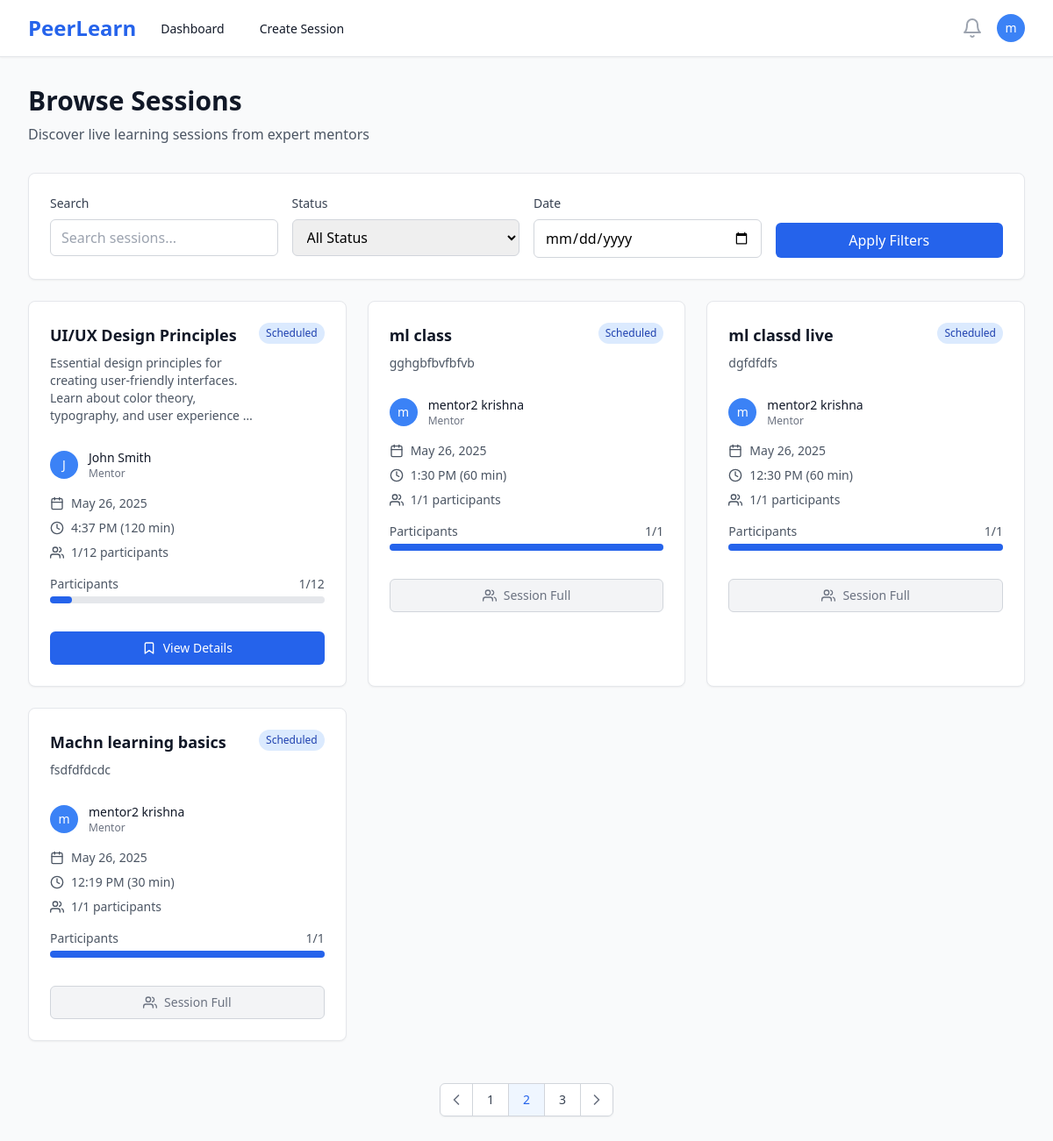
/sessions/ (signed in), run on the app's committed database.
### users/models.py (models this page shows, shortened)
class User(AbstractUser):
    ROLE_CHOICES = [
        ('mentor', 'Mentor'),
        ('learner', 'Learner'),
    ]
    id = models.UUIDField(primary_key=True, default=uuid.uuid4, editable=False)
    role = models.CharField(max_length=10, choices=ROLE_CHOICES, default='learner')
    bio = models.TextField(blank=True, null=True)
    skills = models.CharField(max_length=500, blank=True, help_text="Comma-separated skills for recommendation matching")
    expertise = models.CharField(max_length=100, blank=True, help_text="Primary domain/area of expertise")
    profile_image = models.ImageField(upload_to='profiles/', blank=True, null=True)
    created_at = models.DateTimeField(auto_now_add=True)
    updated_at = models.DateTimeField(auto_now=True)
    @property
    def is_mentor(self):
        return self.role == 'mentor'

### sessions/models.py (models this page shows, shortened)
class Session(models.Model):
    STATUS_CHOICES = [
        ('draft', 'Draft'),
        ('scheduled', 'Scheduled'),
        ('live', 'Live'),
        ('completed', 'Completed'),
        ('cancelled', 'Cancelled'),
    ]
    CATEGORY_CHOICES = [
        ('programming', 'Programming & Development'),
        ('data-science', 'Data Science & Analytics'),
        ('web-development', 'Web Development'),
        ('mobile-development', 'Mobile Development'),
        ('ai-ml', 'AI & Machine Learning'),
        ('design', 'UI/UX Design'),
        ('business', 'Business & Marketing'),
        ('language', 'Language Learning'),
        ('music', 'Music & Arts'),
        ('fitness', 'Health & Fitness'),
        ('other', 'Other'),
    ]
    id = models.UUIDField(primary_key=True, default=uuid.uuid4, editable=False)
    mentor = models.ForeignKey(User, on_delete=models.CASCADE, related_name='mentor_sessions')
    title = models.CharField(max_length=200)
    description = models.TextField()
    thumbnail = models.ImageField(upload_to='session_thumbnails/', blank=True, null=True, help_text="Session cover image")
    category = models.CharField(max_length=50, choices=CATEGORY_CHOICES, blank=True, help_text="Session category for recommendations")
    skills = models.TextField(blank=True, help_text="Comma-separated skills for ML matching")
    price = models.DecimalField(max_digits=8, decimal_places=2, null=True, blank=True, help_text="Price in INR, null for free sessions")
    schedule = models.DateTimeField()
    duration = models.IntegerField(help_text="Duration in minutes")
    max_participants = models.IntegerField(default=10)
    status = models.CharField(max_length=20, choices=STATUS_CHOICES, default='draft')
    created_at = models.DateTimeField(auto_now_add=True)
    updated_at = models.DateTimeField(auto_now=True)
    class Meta:
        ordering = ['-schedule']
    @property
    def current_participants(self):
        return self.bookings.filter(status='confirmed').count()
    @property
    def is_full(self):
        return self.current_participants >= self.max_participants

### sessions/views.py (the view)
# urls.py: path('', views.session_list, name='session_list'),
@login_required
def session_list(request):
    sessions = Session.objects.filter(
        status='scheduled',
        schedule__gt=timezone.now()
    ).select_related('mentor')
    return render(request, 'sessions/list.html', {'sessions': sessions})

### templates/sessions/list.html (shortened to what this page needs)
{% extends 'base.html' %}
{% block content %}
<div class="max-w-7xl mx-auto px-4 sm:px-6 lg:px-8 py-8">
    <div class="mb-8">
        <h1 class="text-3xl font-bold text-gray-900">Browse Sessions</h1>
        <p class="mt-2 text-gray-600">Discover live learning sessions from expert mentors</p>
    </div>
    <div class="bg-white rounded-lg shadow-sm border border-gray-200 p-6 mb-6">
        <div class="grid grid-cols-1 md:grid-cols-4 gap-4">
            <div>
                <label class="block text-sm font-medium text-gray-700 mb-2">Search</label>
                <input type="text"
                       placeholder="Search sessions..."
                       class="w-full px-3 py-2 border border-gray-300 rounded-md focus:ring-blue-500 focus:border-blue-500">
            </div>
            <div>
                <label class="block text-sm font-medium text-gray-700 mb-2">Status</label>
                <select class="w-full px-3 py-2 border border-gray-300 rounded-md focus:ring-blue-500 focus:border-blue-500">
                    <option value="">All Status</option>
                </select>
            </div>
            <div>
                <label class="block text-sm font-medium text-gray-700 mb-2">Date</label>
                <input type="date"
                       class="w-full px-3 py-2 border border-gray-300 rounded-md focus:ring-blue-500 focus:border-blue-500">
            </div>
            <div class="flex items-end">
                <button class="w-full px-4 py-2 bg-blue-600 text-white rounded-md hover:bg-blue-700 focus:outline-none focus:ring-2 focus:ring-offset-2 focus:ring-blue-500">
                    Apply Filters
                </button>
            </div>
        </div>
    </div>
    {% if sessions %}
    <div class="grid grid-cols-1 md:grid-cols-2 lg:grid-cols-3 gap-6">
        {% for session in sessions %}
        <div class="bg-white rounded-lg shadow-sm border border-gray-200 hover:shadow-md transition-shadow">
            <div class="p-6">
                <div class="flex items-start justify-between mb-4">
                    <div class="flex-1">
                        <h3 class="text-lg font-semibold text-gray-900 mb-2">
                            <a href="{% url 'session_detail' session.id %}" class="hover:text-blue-600">
                                {{ session.title }}
                            </a>
                        </h3>
                        <p class="text-sm text-gray-600 mb-3">{{ session.description|truncatewords:15 }}</p>
                    </div>
                    <span class="px-2 py-1 text-xs font-medium rounded-full flex-shrink-0
                                {% if session.status == 'scheduled' %}bg-blue-100 text-blue-800
                                {% elif session.status == 'live' %}bg-green-100 text-green-800
                                {% elif session.status == 'completed' %}bg-gray-100 text-gray-800
                                {% elif session.status == 'cancelled' %}bg-red-100 text-red-800
                                {% else %}bg-yellow-100 text-yellow-800{% endif %}">
                        {{ session.status|title }}
                    </span>
                </div>
                <div class="flex items-center mb-4">
                    {% if session.mentor.profile_image %}
                        <img class="h-8 w-8 rounded-full" src="{{ session.mentor.profile_image.url }}" alt="">
                    {% else %}
                        <div class="h-8 w-8 rounded-full bg-blue-500 flex items-center justify-center">
                            <span class="text-white text-sm font-medium">{{ session.mentor.first_name|first|default:session.mentor.username|first }}</span>
                        </div>
                    {% endif %}
                    <div class="ml-3">
                        <p class="text-sm font-medium text-gray-900">{{ session.mentor.get_full_name|default:session.mentor.username }}</p>
                        <p class="text-xs text-gray-500">Mentor</p>
                    </div>
                </div>
                <div class="space-y-2 text-sm text-gray-600 mb-4">
                    <div class="flex items-center">
                        <i data-feather="calendar" class="h-4 w-4 mr-2"></i>
                        {{ session.schedule|date:"M j, Y" }}
                    </div>
                    <div class="flex items-center">
                        <i data-feather="clock" class="h-4 w-4 mr-2"></i>
                        {{ session.schedule|time:"g:i A" }} ({{ session.duration }} min)
                    </div>
                    <div class="flex items-center">
                        <i data-feather="users" class="h-4 w-4 mr-2"></i>
                        {{ session.current_participants }}/{{ session.max_participants }} participants
                    </div>
                </div>
                <div class="mb-4">
                    <div class="flex justify-between text-sm text-gray-600 mb-1">
                        <span>Participants</span>
                        <span>{{ session.current_participants }}/{{ session.max_participants }}</span>
                    </div>
                    <div class="w-full bg-gray-200 rounded-full h-2">
                        <div class="bg-blue-600 h-2 rounded-full"
                             style="width: {% widthratio session.current_participants session.max_participants 100 %}%"></div>
                    </div>
                </div>
                <div class="pt-4">
                    {% if user.is_authenticated %}
                        {% if session.status == 'live' %}
                            <a href="{% url 'session_detail' session.id %}"
                               class="w-full inline-flex items-center justify-center px-4 py-2 border border-transparent text-sm font-medium rounded-md text-white bg-green-600 hover:bg-green-700">
                                <i data-feather="video" class="h-4 w-4 mr-2"></i>
                                Join Live Session
                            </a>
                        {% elif session.status == 'scheduled' %}
                            {% if session.is_full %}
                                <button disabled
                                        class="w-full inline-flex items-center justify-center px-4 py-2 border border-gray-300 text-sm font-medium rounded-md text-gray-500 bg-gray-100 cursor-not-allowed">
                                    <i data-feather="users" class="h-4 w-4 mr-2"></i>
                                    Session Full
                                </button>
                            {% else %}
                                <a href="{% url 'session_detail' session.id %}"
                                   class="w-full inline-flex items-center justify-center px-4 py-2 border border-transparent text-sm font-medium rounded-md text-white bg-blue-600 hover:bg-blue-700">
                                    <i data-feather="bookmark" class="h-4 w-4 mr-2"></i>
                                    View Details
                                </a>
                            {% endif %}
                        {% else %}
                            <a href="{% url 'session_detail' session.id %}"
                               class="w-full inline-flex items-center justify-center px-4 py-2 border border-gray-300 text-sm font-medium rounded-md text-gray-700 bg-white hover:bg-gray-50">
                                <i data-feather="eye" class="h-4 w-4 mr-2"></i>
                                View Details
                            </a>
                        {% endif %}
                    {% else %}
                        <a href="{% url 'login' %}"
                           class="w-full inline-flex items-center justify-center px-4 py-2 border border-transparent text-sm font-medium rounded-md text-white bg-blue-600 hover:bg-blue-700">
                            Login to Book
                        </a>
                    {% endif %}
                </div>
            </div>
        </div>
        {% endfor %}
    </div>
    <div class="mt-12 flex justify-center">
        <nav class="relative z-0 inline-flex rounded-md shadow-sm -space-x-px" aria-label="Pagination">
            <a href="#" class="relative inline-flex items-center px-2 py-2 rounded-l-md border border-gray-300 bg-white text-sm font-medium text-gray-500 hover:bg-gray-50">
                <i data-feather="chevron-left" class="h-5 w-5"></i>
            </a>
            <a href="#" class="relative inline-flex items-center px-4 py-2 border border-gray-300 bg-white text-sm font-medium text-gray-700 hover:bg-gray-50">
                1
            </a>
            <a href="#" class="relative inline-flex items-center px-4 py-2 border border-gray-300 bg-blue-50 text-sm font-medium text-blue-600">
                2
            </a>
            <a href="#" class="relative inline-flex items-center px-4 py-2 border border-gray-300 bg-white text-sm font-medium text-gray-700 hover:bg-gray-50">
                3
            </a>
            <a href="#" class="relative inline-flex items-center px-2 py-2 rounded-r-md border border-gray-300 bg-white text-sm font-medium text-gray-500 hover:bg-gray-50">
                <i data-feather="chevron-right" class="h-5 w-5"></i>
            </a>
        </nav>
    </div>
    {% endif %}
</div>
{% endblock %}

### templates/base.html (shortened to what this page needs)
<!DOCTYPE html>
<html lang="en" class="h-full bg-gray-50">
<head>
    <script src="https://cdn.tailwindcss.com"></script>
</head>
<body class="h-full">
    {% if user.is_authenticated %}
    <nav class="bg-white shadow-sm border-b border-gray-200" x-data="{ mobileMenuOpen: false }">
        <div class="max-w-7xl mx-auto px-4 sm:px-6 lg:px-8">
            <div class="flex justify-between h-16">
                <div class="flex">
                    <div class="flex-shrink-0 flex items-center">
                        <a href="{% url 'landing' %}" class="text-2xl font-bold text-blue-600">PeerLearn</a>
                    </div>
                    <div class="hidden sm:ml-6 sm:flex sm:space-x-8">
                        {% if user.is_mentor %}
                            <a href="{% url 'mentor_dashboard' %}" class="border-transparent text-gray-900 hover:text-blue-600 inline-flex items-center px-1 pt-1 border-b-2 text-sm font-medium">
                                Dashboard
                            </a>
                            <a href="{% url 'create_session' %}" class="border-transparent text-gray-900 hover:text-blue-600 inline-flex items-center px-1 pt-1 border-b-2 text-sm font-medium">
                                Create Session
                            </a>
                        {% endif %}
                    </div>
                </div>
                <div class="hidden sm:ml-6 sm:flex sm:items-center">
                    <button type="button" class="bg-white p-1 rounded-full text-gray-400 hover:text-gray-500 focus:outline-none focus:ring-2 focus:ring-offset-2 focus:ring-blue-500">
                        <i data-feather="bell" class="h-6 w-6"></i>
                    </button>
                    <div class="ml-3 relative" x-data="{ open: false }">
                        <div>
                            <button @click="open = !open" type="button" class="bg-white rounded-full flex text-sm focus:outline-none focus:ring-2 focus:ring-offset-2 focus:ring-blue-500" id="user-menu-button">
                                <div class="h-8 w-8 rounded-full bg-blue-500 flex items-center justify-center">
                                    <span class="text-white text-sm font-medium">{{ user.first_name|first|default:user.username|first }}</span>
                                </div>
                            </button>
                        </div>
                    </div>
                </div>
            </div>
        </div>
    </nav>
    {% endif %}
    <main class="{% if user.is_authenticated %}pt-0{% else %}pt-0{% endif %}">
        {% block content %}{% endblock %}
    </main>
</body>
</html>

### data on the page
User: first_name|first "m"
Session: title "UI/UX Design Principles", description "Essential design principles for creating user-friendly interfaces. Learn about color theory, typography, and user experience …", status "Scheduled", mentor.first_name|first "J", mentor.get_full_name "John Smith", schedule "May 26, 2025", schedule "4:37 PM", duration "120", current_participants "1", max_participants "12", shows "View Details"
Session: title "ml class", description "gghgbfbvfbfvb", status "Scheduled", mentor.first_name|first "m", mentor.get_full_name "mentor2 krishna", schedule "May 26, 2025", schedule "1:30 PM", duration "60", current_participants "1", max_participants "1", shows "Session Full"
Session: title "ml classd live", description "dgfdfdfs", status "Scheduled", mentor.first_name|first "m", mentor.get_full_name "mentor2 krishna", schedule "May 26, 2025", schedule "12:30 PM", duration "60", current_participants "1", max_participants "1", shows "Session Full"
Session: title "Machn learning basics", description "fsdfdfdcdc", status "Scheduled", mentor.first_name|first "m", mentor.get_full_name "mentor2 krishna", schedule "May 26, 2025", schedule "12:19 PM", duration "30", current_participants "1", max_participants "1", shows "Session Full"
